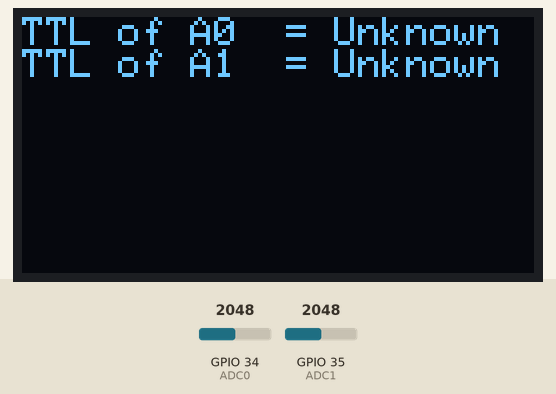
The sketch below on a simulated ESP32. Shown: 128×64 one-colour display. Inputs (shaded band) come from the test bench; at power-on: GPIO 34 (ADC0) = 2048, GPIO 35 (ADC1) = 2048.

Above: at 1.3 s.
1.4 s: GPIO 34 (ADC0) set to 2408
3.5 s: GPIO 34 (ADC0) set to 2532
At 6.3 s:
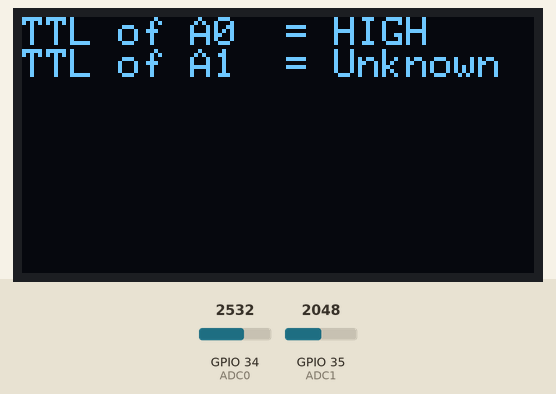
6.7 s: GPIO 35 (ADC1) set to 2416
9.5 s: GPIO 35 (ADC1) set to 2544
At 12.3 s:
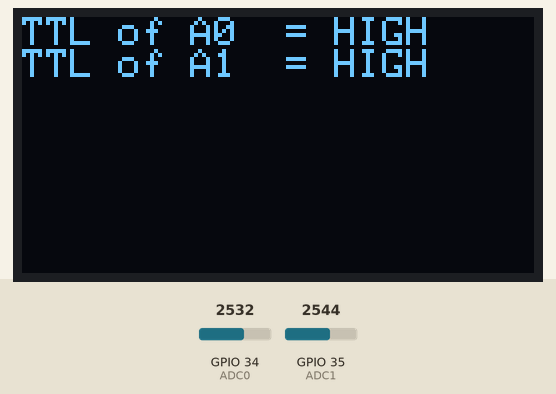
12.8 s: GPIO 34 (ADC0) set to 491
At 15.3 s:
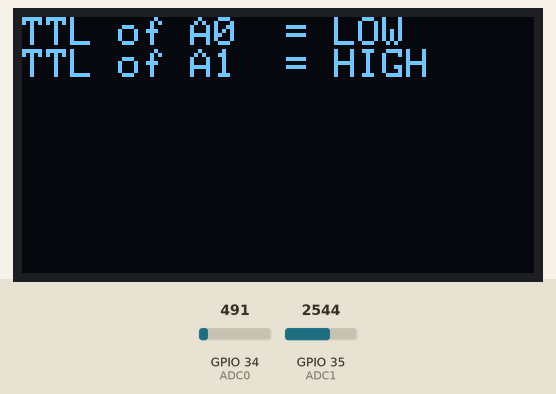
15.9 s: GPIO 35 (ADC1) set to 2047
At 18.2 s:
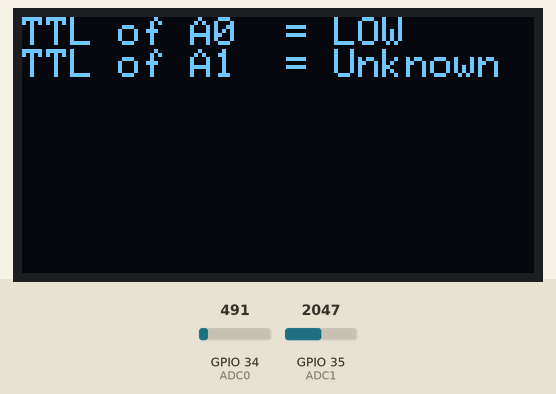
Timing chart, 0 to 19.7 s (numbered marks = the images above; inputs shaded):
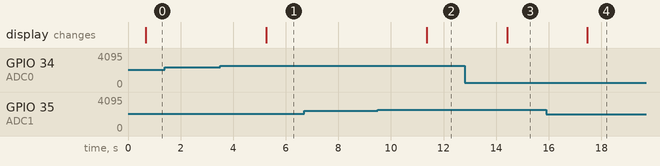

The sketch:

11_1.ino
```cpp
#include <Adafruit_GFX.h>
#include <Adafruit_SH1106.h>
#define SDA 21
#define SCL 22
#define ADC0 34
#define ADC1 35
Adafruit_SH1106 display(SDA, SCL);
float inputVoltage = 3.3;
float lowBound = 0.8;
float highBound = 2.0;
int ADCIn0,ADCIn1;
float VA0,VA1;
void setup(){
   display.begin(SH1106_SWITCHCAPVCC, 0x3C);
   display.clearDisplay();
   display.display();
   delay(100);
   display.setTextSize(1);
   display.setTextColor(WHITE);
   display.setCursor(0,0);
   pinMode(ADC0,INPUT);
   pinMode(ADC1,INPUT);
}
void loop(){
  display.clearDisplay();
  display.setCursor(0,0);
  ADCIn0 = analogRead(ADC0);
  ADCIn1 = analogRead(ADC1);
  delay(500);
  VA0 = float((ADCIn0 * inputVoltage) / 4095);
  VA1 = float((ADCIn1 * inputVoltage) / 4095);
  display.print("TTL of A0  = ");
  if(VA0 < lowBound){
    display.println("LOW");
  }else if(VA0 > highBound){
    display.println("HIGH");
  }else{
    display.println("Unknown");
  }
  display.print("TTL of A1  = ");
  if(VA1 < lowBound){
    display.println("LOW");
  }else if(VA1 > highBound){
    display.println("HIGH");
  }else{
    display.println("Unknown");
  }
  display.display();
  delay(1000);
 }
```

Measured:
- the behaviour switches between 2481 and 2482 on GPIO 34 (ADC0) (found by bisection; images 0 and 1)
- the behaviour switches between 2481 and 2482 on GPIO 35 (ADC1) (found by bisection; images 1 and 2)
- after the input at 1.4 s, every drawn part: stays the same
- after the input at 3.5 s, the display: changes after 1.8 s (image 1)
- after the input at 6.7 s, every drawn part: stays the same
- after the input at 9.5 s, the display: changes after 1.9 s (image 2)
- after the input at 12.8 s, the display: changes after 1.6 s (image 3)
- after the input at 15.9 s, the display: changes after 1.6 s (image 4)
